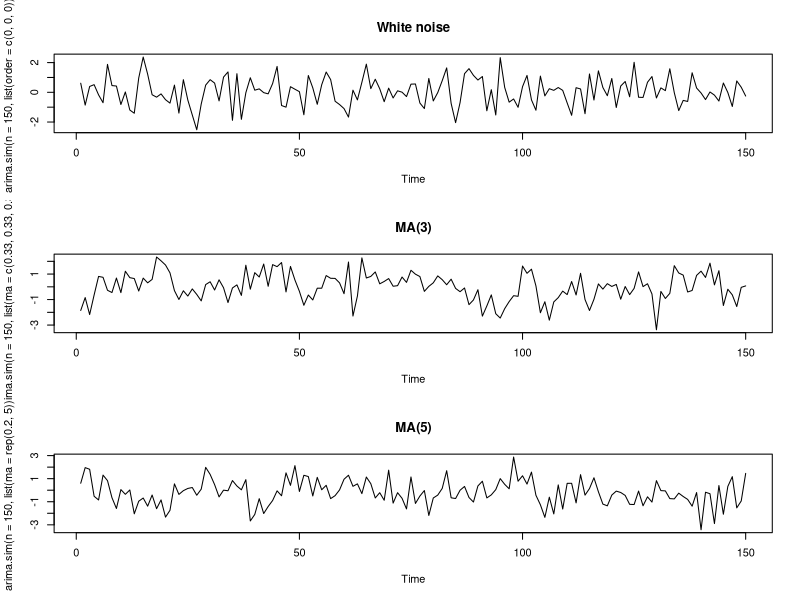
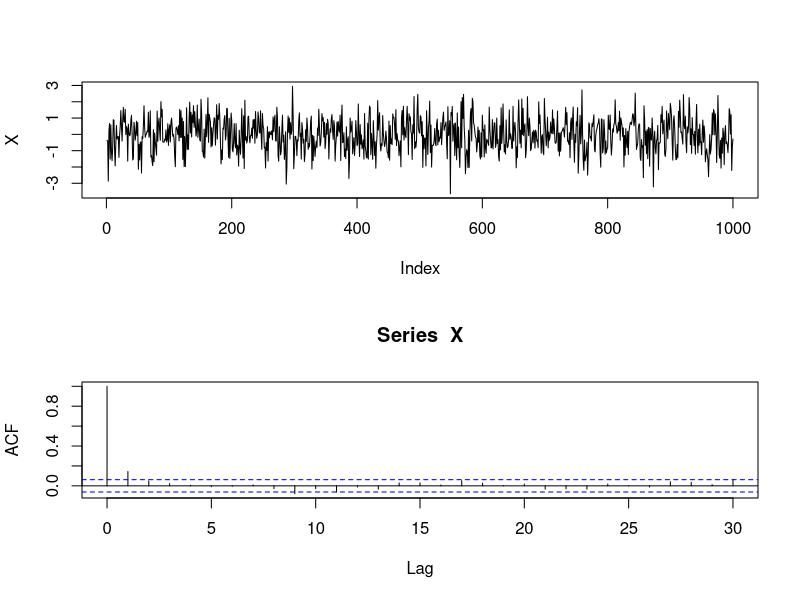
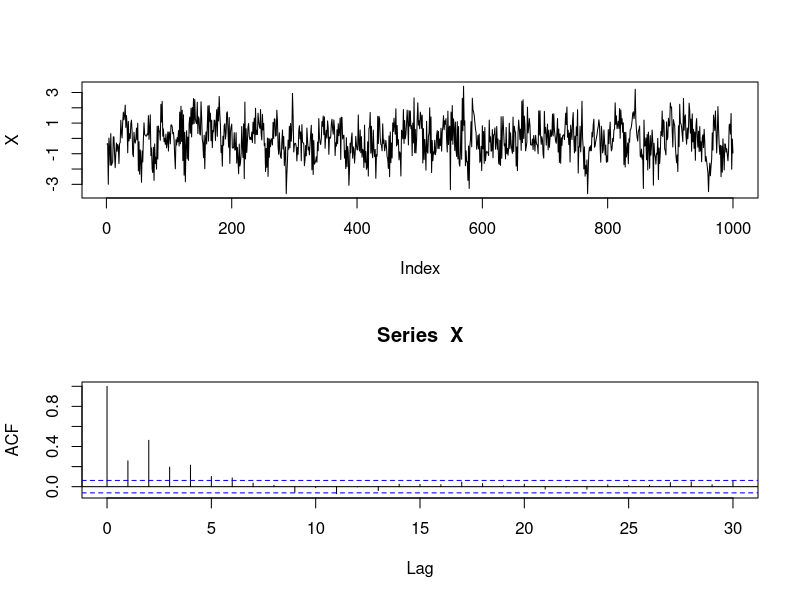
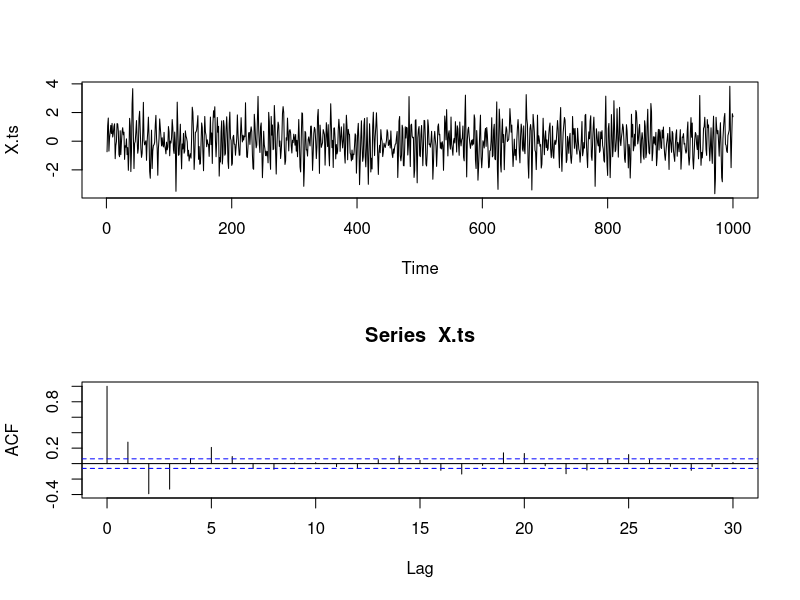

Write R code to recreate these figures, in order.
#=========#=========#=========#=========#=========#=========#=========#=========
setwd('~/Learning/R/RLearning/TS/coursera')

par(mfrow=c(3, 1))
plot(arima.sim(n=150, list(order=c(0, 0, 0))), main='White noise')
plot(arima.sim(n=150, list(ma=c(0.33, 0.33, 0.33))), main='MA(3)')
plot(arima.sim(n=150, list(ma=rep(0.2, 5))), main='MA(5)')


# 3. AR(p) Processes
# AR(1) simulation
n <- 1000
phi <- c(0.2, 0.4)

Z <- rnorm(n)
#X <- numeric(n)
X <- Z[1]

for (t in 2:n) {
  X[t] <- phi[1]*X[t - 1] + Z[t]
}

par(mfrow=c(2, 1))
plot(X, type='l')
acf(X)

# AR(2)
X <- Z[1]
X[2] <- Z[2]

for (t in 3:n) {
  X[t] <- phi[1]*X[t - 1] + phi[2]*X[t - 2] + Z[t]
}

plot(X, type='l')
acf(X)

X.ts <- arima.sim(list(ar=c(0.4, -0.5)), n=1000)
plot(X.ts, type='l')
acf(X.ts)
